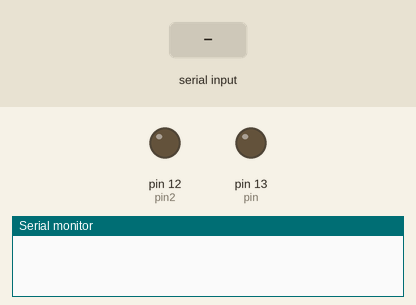
This sketch was run on a simulated Arduino Mega 2560, built with avr-gcc and run on an emulated ATmega2560. On the bench: output pins drawn as LEDs (lit = HIGH), the last lines printed to the serial monitor. The test bench sets the inputs (shaded band).

Above: at 1.2 s.
1.3 s: "on\n" received over the second serial link
At 2.2 s:
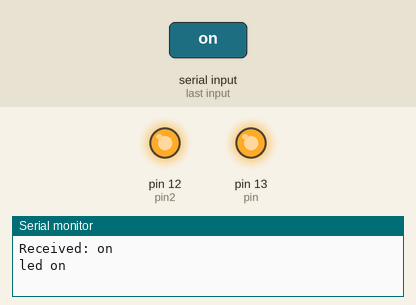
2.8 s: "1\n" received over the second serial link
At 3.3 s:
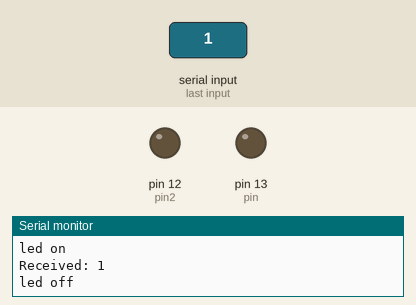
Timing chart, 0 to 5.8 s (numbered marks = the images above; inputs shaded):
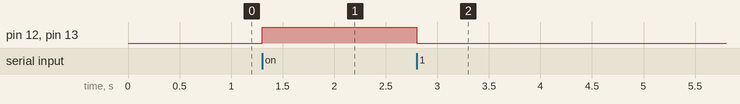

Measured:
- after the input at 1.3 s, pin 12 (pin2), pin 13 (pin): LOW → HIGH at once
- after the input at 2.8 s, pin 12 (pin2), pin 13 (pin): HIGH → LOW at once

The sketch:

Linkit7688Duo_led_test1.ino
```cpp
/*
   從 OpenWrt -> Arduino
   控制 LED13

   OpenWrt:
   blink-led13.py

*/
const int pin = 13;
const int pin2 = 12;
int ledStatus = 0;

void led(boolean s) {
  if (s) {
    digitalWrite(pin, 1);
    digitalWrite(pin2, 1); //test code
  }
  else {
    digitalWrite(pin, 0);
    digitalWrite(pin2, 0); //test code
  }
}

void readStringFrom7688() {
  String rdata = "";
  if (Serial1.available() > 0) {
    rdata = Serial1.readStringUntil('\n');
  }
  if (rdata != "") {
    Serial.print("Received: ");
    Serial.println(rdata);
    if (rdata == "on") {
      Serial.println("led on");
      led(true);
    }
    else {
      Serial.println("led off");
      led(false);
    }

  }
  delay(100);

}


void setup() {
  // put your setup code here, to run once:
  Serial.begin(115200);
  Serial1.begin(57600);

  pinMode(pin, OUTPUT);
  pinMode(pin2, OUTPUT);  // test code

}

void loop() {
  // put your main code here, to run repeatedly:

  // read data from MT7688
  // blink-led13.py
  readStringFrom7688();

}
```
